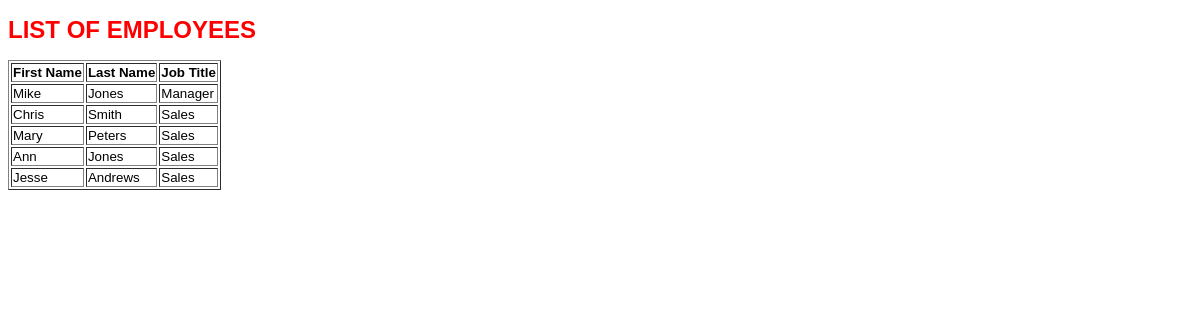
/asgn04-Robinson/asgn04-mysql-files/staff-report3.php, run on the app's committed database.
### tables this page shows
CREATE TABLE personnel (
  empID int NOT NULL,
  firstName varchar(64) NOT NULL,
  lastName varchar(64) NOT NULL,
  jobTitle varchar(64) NOT NULL,
  hourlyWage float NOT NULL,
  PRIMARY KEY (empID),
  UNIQUE KEY empID (empID)
 );

### asgn04-Robinson/asgn04-mysql-files/staff-report3.php (the view, shortened to what this page needs)
<!DOCTYPE html>
<html>
<head>
	<link rel ="stylesheet" type="text/css" href="sample.css">
</head>
<body>
<?php
$server = "localhost";
$user = "wbip";
$pw = "wbip123";
$db = "test";
$connect=mysqli_connect($server, $user, $pw, $db);
$userQuery = "SELECT firstName, lastName, jobTitle FROM personnel WHERE jobTitle='manager' OR jobTitle='sales' ORDER BY jobTitle, lastName DESC";
$result = mysqli_query($connect, $userQuery);
if (mysqli_num_rows($result) == 0)
{
	print("No records found with query $userQuery");
}
else
{
	print("<h1>LIST OF EMPLOYEES</h1>");
	print("<table border = \"1\">");
	print("<tr><th>First Name</th><th>Last Name</th><th>Job Title</th></tr>");
	while ($row = mysqli_fetch_assoc($result))
	{
		print("<tr><td>".$row['firstName']."</td><td>".$row['lastName']."</td><td>".$row['jobTitle']."</td></tr>");
	}
	print("</table");
}
?>
</body>
</html>

### asgn04-Robinson/asgn04-mysql-files/sample.css (style rules this page uses)
body { background: white }
h1 { font-family: Arial, Helvetica, Sans-serif; font-size:18pt; color:red; font-weight:bold; }
table { font-family: Arial, Helvetica, Sans-serif; font-size:10pt; color:black; }

### data on the page
personnel: firstName "Mike", lastName "Jones", jobTitle "Manager"
personnel: firstName "Chris", lastName "Smith", jobTitle "Sales"
personnel: firstName "Mary", lastName "Peters", jobTitle "Sales"
personnel: firstName "Ann", lastName "Jones", jobTitle "Sales"
personnel: firstName "Jesse", lastName "Andrews", jobTitle "Sales"
